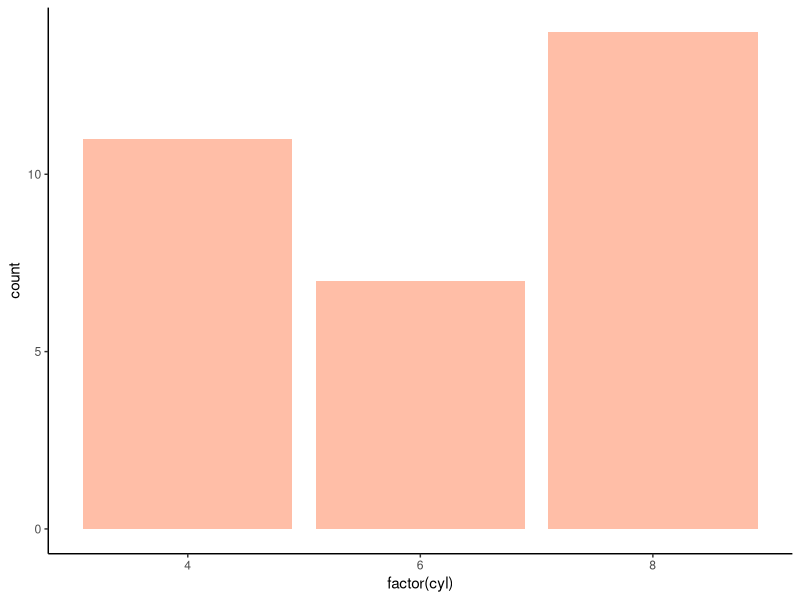
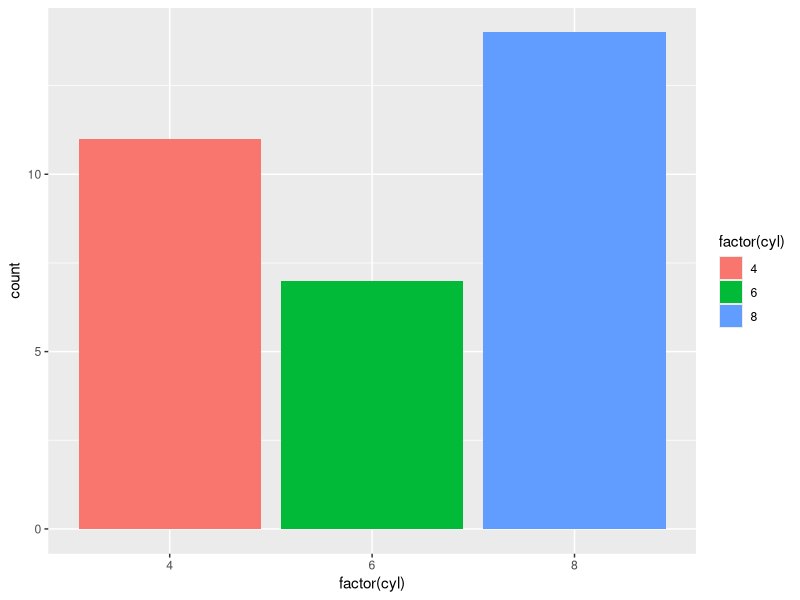

Reproduce these figures in R, in order. (Note: this script raises an error after producing the figures.)
library(ggplot2)
ggplot(mtcars, aes(x=factor(cyl))) +
  geom_bar(fill="coral", alpha=0.5) +
  theme_classic()

ggplot(mtcars, aes(factor(cyl),fill = factor(cyl))) +
  geom_bar()

data <- mtcars %>% 
  mutate(am = factor(am, labels = c("auto", "man")),
         cyl = factor(cyl))

ggplot(data, aes(x=cyl, fill=am)) +
  geom_bar() +
  theme_classic()

ggplot(data, aes(x = cyl, fill = am)) +
  geom_bar(position = "fill") +
  theme_classic()

ggplot(data, aes(x = cyl, fill = am)) +
  geom_bar(position = position_dodge()) +
  theme_classic()

data_histogram <- mtcars %>% 
  mutate(cyl=factor(cyl)) %>% 
  group_by(cyl) %>% 
  summarise(mean_mpg = round(mean(mpg), 2))

ggplot(data_histogram, aes(x=cyl, y=mean_mpg, fill=cyl)) +
  geom_bar(stat = "identity") +
  coord_flip() +
  theme_classic()

graph <- ggplot(data_histogram, aes(x = cyl, y = mean_mpg, fill = cyl)) +
  geom_bar(stat = "identity",
           width = 0.5) +
  coord_flip() +
  theme_classic()

graph +
  geom_text(aes(label=mean_mpg),
            hjust=1.5,
            color="white",
            size=3)

